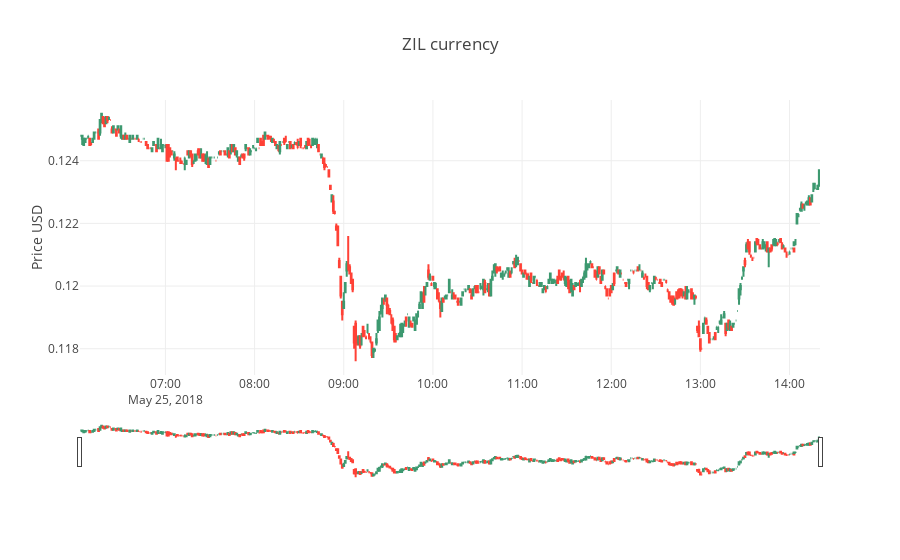

The notebook cell this image was saved under:
### Markdown cell above
### 2.2 Plot candlestick like graph

Plot only the most recent points to see if evereything did well.

### Code cell
trace = go.Candlestick(x=df.time,
                       open=df.open,
                       high=df.high,
                       low=df.low,
                       close=df.close)
data = [trace]
layout = {
    'title': f"{CRYPTO_SYMBOL} currency",
    'yaxis': {'title': 'Price USD'},
}
fig = dict(data=data, layout=layout)
iplot(fig)

### Figure 1 — Plotly figure (JSON) as saved in the notebook; plotly's stock layout.template omitted (floating-point values rounded to 4 significant figures; data arrays with more than 128 entries replaced by an {"elided": "..."} marker saying what was removed)
{"data": [{"close": {"elided": "500 float values"}, "high": {"elided": "500 float values"}, "low": {"elided": "500 float values"}, "open": {"elided": "500 float values"}, "type": "candlestick", "x": {"elided": "500 str values"}}], "layout": {"title": "ZIL currency", "yaxis": {"title": "Price USD"}}}
